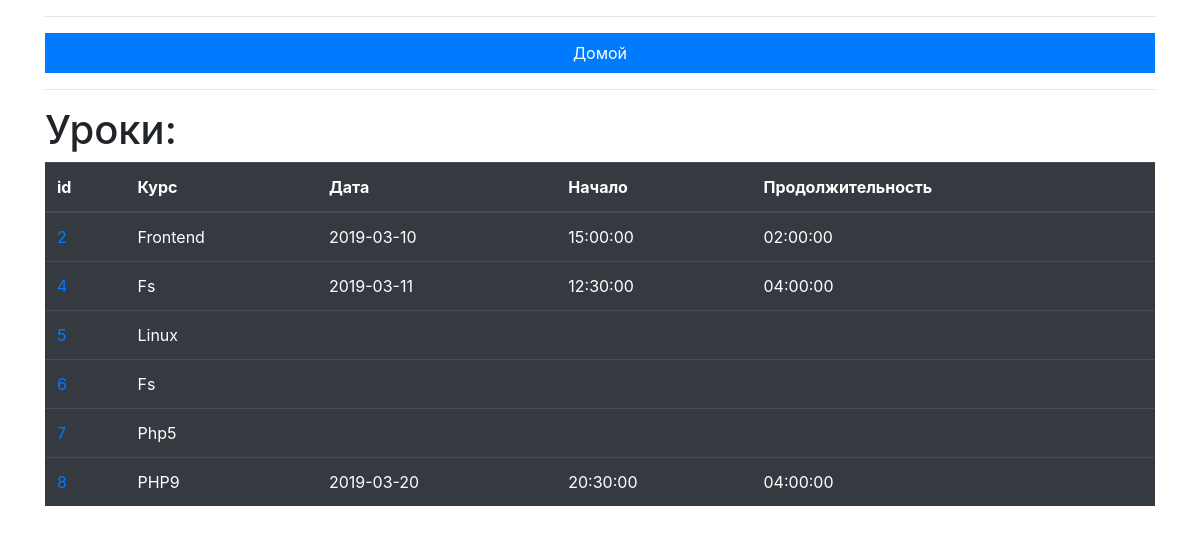
Page /lessons.php on the committed database.
### tables this page shows
CREATE TABLE `lessons` (
  `id` int(11) NOT NULL,
  `course_id` int(11) DEFAULT NULL,
  `start` datetime DEFAULT NULL,
  `duration` time DEFAULT NULL
);

CREATE TABLE `courses` (
  `id` int(8) NOT NULL,
  `title` varchar(50) NOT NULL DEFAULT '',
  `description` varchar(250) DEFAULT NULL,
  `date_start` datetime DEFAULT NULL,
  `date_finish` datetime DEFAULT NULL,
  `price` int(6) DEFAULT NULL,
  `direction` varchar(20) DEFAULT NULL
);

### lessons.php (the view, shortened to what this page needs)
<?php
include 'pdo.php';
?>
<!doctype html>
<html lang="en">
    <head>
        <link rel="stylesheet" href="https://stackpath.bootstrapcdn.com/bootstrap/4.3.1/css/bootstrap.min.css">
    </head>
    <body>
        <div class="container">
            <hr>
            <div>
                <ul class="nav nav-pills nav-justified">
                    <li class="nav-item">
                        <a class="nav-link active" style="border-radius: 0px" href="index.php">Домой</a>
                    </li>
                </ul>
            </div>
            <hr>
            <h1>Уроки:</h1>
            <table class="table table-hover table-dark">
                <thead>
                    <tr>
                        <th scope="col">id</th>
                        <th scope="col">Курс</th>
                        <th scope="col">Дата</th>
                        <th scope="col">Начало</th>
                        <th scope="col">Продолжительность</th>
                    </tr>
                </thead>
                <tbody>
                <?php
                $sql = "SELECT L.id, L.start, L.duration, C.title
                        from lessons L
                        JOIN courses C on L.course_id = C.id
                        ORDER BY L.id";
                $stmt = $pdo->query($sql);
                while ($row = $stmt->fetch()) {
                    if ($row['start'] != null) {
                        $row['dateStart'] = date("Y-m-d", strtotime($row['start']));
                        $row['timeStart'] = date("H:i:s", strtotime($row['start']));
                    }
                    else if ($row['start'] == null) {
                        $row['dateStart'] = null;
                        $row['timeStart'] = null;
                    }
                    echo
                        '<tr>' .
                          '<td>' . '<a href="lesson.php?id='.$row["id"] .'">' . $row["id"] .  '</a>' . '</td>' .
                          '<td>' . $row["title"] .  '</td>' .
                          '<td>' . $row["dateStart"] .  '</td>' .
                          '<td>' . $row["timeStart"] .  '</td>' .
                          '<td>' . $row["duration"] .  '</td>' .
                        '</tr>';
                }
                ?>
            </tbody>
        </table>
    </div>
  </body>
</html>

### rows in the picture
lessons: id "2", course.title "Frontend", dateStart "2019-03-10", timeStart "15:00:00", duration "02:00:00"
lessons: id "4", course.title "Fs", dateStart "2019-03-11", timeStart "12:30:00", duration "04:00:00"
lessons: id "5", course.title "Linux"
lessons: id "6", title "Fs"
lessons: id "7", course.title "Php5"
lessons: id "8", course.title "PHP9", dateStart "2019-03-20", timeStart "20:30:00", duration "04:00:00"
